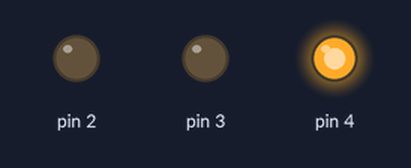
Simulated run of this sketch. Board: Arduino Uno, built with avr-gcc and run on an emulated ATmega328P. Parts: output pins drawn as LEDs (lit = HIGH).

Above: at 0.05 s.
At 1.45 s:
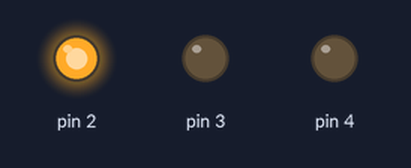
At 2.85 s:
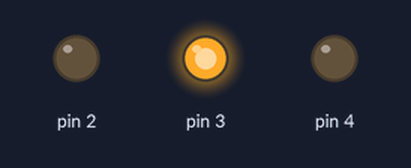
Timing chart, 0 to 3.1 s (numbered marks = the images above):
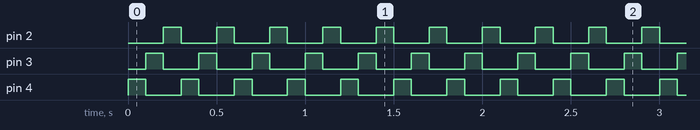

Measured:
- by itself, pin 2–4: alternates HIGH for 0.10 s and LOW for 0.20 s

The sketch:

EX1.ino
```cpp
// C++ code
//
void setup()
{
  pinMode(4, OUTPUT);
  pinMode(3, OUTPUT);
  pinMode(2, OUTPUT);
}

void loop()
{
  digitalWrite(4, HIGH);
  delay(100);
  digitalWrite(4, LOW);
  ;

  digitalWrite(3, HIGH);
  delay(100);
  digitalWrite(3, LOW);
  ;

  digitalWrite(2, HIGH);
  delay(100);
  digitalWrite(2, LOW);
  ;
}
```
